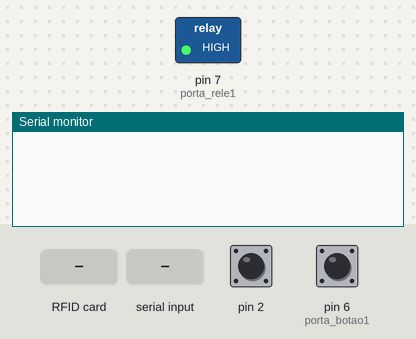
This sketch was run on a simulated Arduino Uno, built with avr-gcc and run on an emulated ATmega328P. On the bench: switched loads named in the sketch (green lamp = pin HIGH), the last lines printed to the serial monitor. The inputs (shaded band) are chosen by the test bench; at power-on: pin 2 HIGH, pin 6 (porta_botao1) HIGH. Pins used as bus, display or sensor lines are not drawn.

Above: at 1.2 s.
1.3 s: RFID card 5E 7A 19 C4 held to the reader
At 2.2 s:
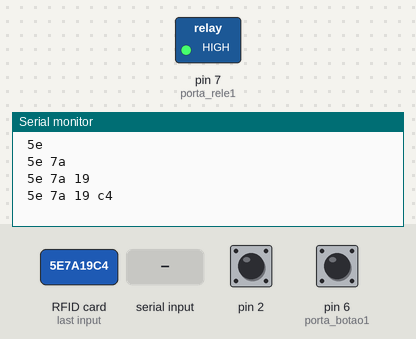
3.1 s: "ON" received over Serial
At 7.0 s:
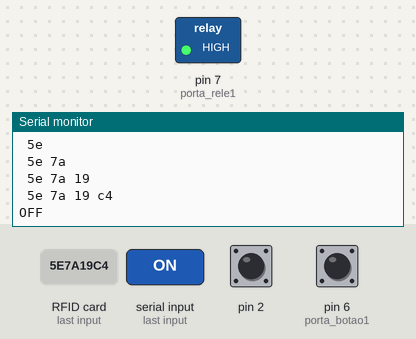

Measured:
- after the input at 1.3 s, the serial monitor: prints a new line after 0.33 s (image 1)
- after the input at 3.1 s, the serial monitor: prints a new line after 3.6 s (image 2)

The sketch:

ArduinoCode.ino
```cpp
/*
 * Layout dos pinos:
 * Signal     Pin              Pin               Pin
 *            Arduino Uno      Arduino Mega      MFRC522 board
 * ------------------------------------------------------------
 * Reset      9                5                 RST
 * SPI SS     10               53                SDA
 * SPI MOSI   11               52                MOSI
 * SPI MISO   12               51                MISO
 * SPI SCK    13               50                SCK
 *
 *
 */

#include <SPI.h>
#include <MFRC522.h>

#define RST_PIN         9          // Configurable, see typical pin layout above
#define SS_PIN          10         // Configurable, see typical pin layout above

MFRC522 mfrc522(SS_PIN, RST_PIN);  // Create MFRC522 instance
char st[20];

int porta_rele1     = 7   ;
int porta_botao1    = 6   ;
int tempo           = 0   ;
int BotaoAnt        = 0   ;
int BotaoAtu        = 0   ;
int estadorele1     = 1   ;

float vazao;      //Variável para armazenar o valor em L/min
float aux = 0;    //Variável para tirar a média a cada 1 minuto
int contaPulso;   //Variável para a quantidade de pulsos
int i=0;          //Variável para contagem
float litros=0;
int a=0;          //Variável para contagem
int play = 0;
int play2 = 0;
float limite = 0;

/**
 * Check firmware only once at startup
 */
void setup() {
  Serial.begin(9600);   // Inicia a serial
  SPI.begin();          // Inicia  SPI bus
  mfrc522.PCD_Init();   // Inicia MFRC522 (Leitor de RFID)

  pinMode(2, INPUT_PULLUP);
  attachInterrupt(0, incpulso, RISING); //Configura o pino 2(Interrupção 0) para trabalhar como interrupção

  pinMode(porta_rele1, OUTPUT);
  pinMode(porta_botao1, INPUT_PULLUP);
  digitalWrite(porta_rele1, HIGH);
}
  String opc = "";
  String lim = "";
  String SEC = "";

void loop() {
  if (Serial.available() > 0) {
  opc = Serial.readString();
  if(opc.substring(0, 2) == "ON") {
      lim = opc.substring(2, opc.length());
      limite = lim.toFloat();
      play =    1;
      play2 =   1;
  }
}
  if(play == 0) {
    ler_cartao ();
    }
  else  {
    abrir_valvula ();
    }
  fluxo_vazao ();
  }

void incpulso ()  {
  contaPulso++; //Incrementa a variável de contagem dos pulsos
}

void ler_cartao ()  {                                         // Look for new cards
  if ( ! mfrc522.PICC_IsNewCardPresent()) {
    return;
  }
  if ( ! mfrc522.PICC_ReadCardSerial()) {                     // Select one of the cards
    return;
  }
  String conteudo = "";                                       //Mostra UID na serial
  for (byte i = 0; i < mfrc522.uid.size; i++) {
     conteudo.concat(String(mfrc522.uid.uidByte[i] < 0x10 ? " 0" : " "));
     conteudo.concat(String(mfrc522.uid.uidByte[i], HEX));
     Serial.println(conteudo);
  }
      Serial.println();
      conteudo.toUpperCase();
}

void abrir_valvula () {
  BotaoAtu = digitalRead(porta_botao1);
  if (!BotaoAtu && !BotaoAnt) {
    if( play2 > 0 ) {
      tempo =0;
      digitalWrite(porta_rele1, LOW);
    }
  }
  else  {
    digitalWrite(porta_rele1, HIGH);
    tempo++;
    if(tempo >= 6)  {
      play= 0;
      vazao = 0;
      litros = 0;
      tempo = 0;
      lim = "";
      limite = 0;
      play2 =0;
      Serial.println("OFF");
    }
  }
  BotaoAnt = BotaoAtu;
}

void fluxo_vazao () {
  contaPulso = 0;                 //Zera a variável para contar os giros por segundos
  sei();                          //Habilita interrupção
  delay (500);                    //Aguarda meio segundo
  vazao = contaPulso / 5.5 / 60;  //Converte para L/seg
  litros= litros+vazao;
  i++;
  if(litros > 0.00 && limite > 0) {
    if(litros == aux) {
      a++;
    }
    else  {
      a = 0;
      aux = litros;
    }
    if(litros > limite) {
      Serial.println(limite);
      a = 4;
      limite = 0;
      play2 = 0;
      digitalWrite(porta_rele1, HIGH);      //Desliga o fluxo
    }
    if(a < 3) {
      Serial.println(litros);
    }
  }
}
```
